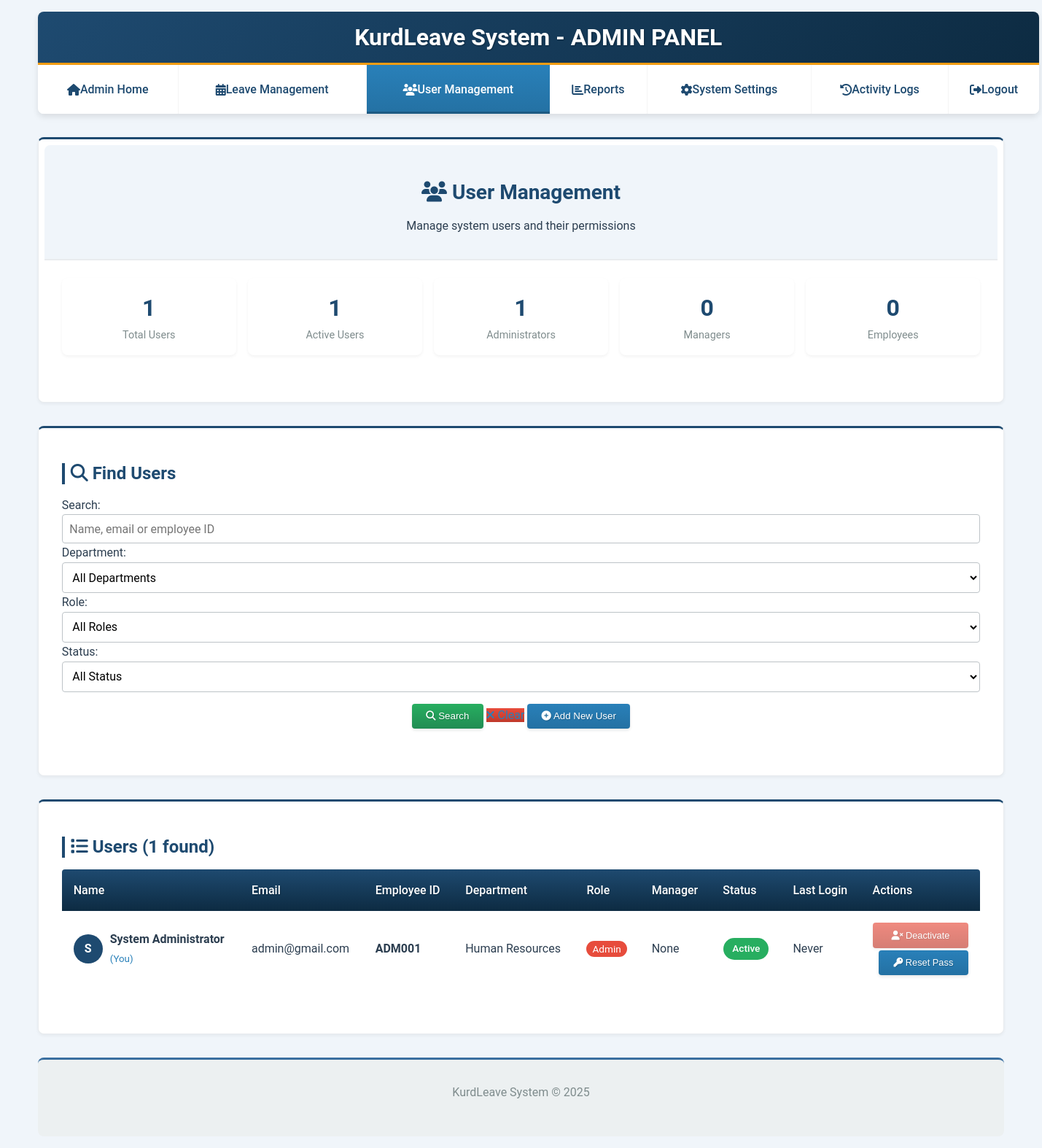
Screenshot of /admin/admin_users.php (signed in) with the database file from the repository.
### tables this page shows
CREATE TABLE users (
    id INT PRIMARY KEY AUTO_INCREMENT,
    employee_id VARCHAR(20) UNIQUE NOT NULL,  
    name VARCHAR(100) NOT NULL,               
    email VARCHAR(100) UNIQUE NOT NULL,       
    password VARCHAR(255) NOT NULL,
    phone VARCHAR(20),
    emergency_contact VARCHAR(100),
    emergency_phone VARCHAR(20),
    department_id INT,
    manager_id INT,
    role ENUM('admin', 'manager', 'employee') DEFAULT 'employee',
    join_date DATE,
    status ENUM('active', 'inactive', 'pending') DEFAULT 'active',
    last_login TIMESTAMP NULL,
    created_at TIMESTAMP DEFAULT CURRENT_TIMESTAMP,
    updated_at TIMESTAMP DEFAULT CURRENT_TIMESTAMP ON UPDATE CURRENT_TIMESTAMP,
    FOREIGN KEY (department_id) REFERENCES departments(id),
    FOREIGN KEY (manager_id) REFERENCES users(id)
);

CREATE TABLE departments (
    id INT PRIMARY KEY AUTO_INCREMENT,
    name VARCHAR(100) NOT NULL,            
    description TEXT,                      
    created_at TIMESTAMP DEFAULT CURRENT_TIMESTAMP
);

### php/database.php (called while the page is built, shortened)
<?php
class Database {
    private static $connection = null;
    public static function getConnection() {
        if (self::$connection === null) {
            try {
                $dsn = "mysql:host=" . DB_HOST . ";port=" . DB_PORT . ";dbname=" . DB_DATABASE . ";charset=utf8mb4";
                self::$connection = new PDO($dsn, DB_USERNAME, DB_PASSWORD, [
                    PDO::ATTR_ERRMODE => PDO::ERRMODE_EXCEPTION,
                    PDO::ATTR_DEFAULT_FETCH_MODE => PDO::FETCH_ASSOC,
                    PDO::ATTR_EMULATE_PREPARES => false,
                ]);
            } catch (PDOException $e) {
                if (APP_DEBUG === 'true') {
                    die("Database connection failed: " . $e->getMessage());
                } else {
                    die("Database connection failed. Please try again later.");
                }
            }
        }
        return self::$connection;
    }
    public static function query($sql, $params = []) {
        try {
            $stmt = self::getConnection()->prepare($sql);
            $stmt->execute($params);
            return $stmt;
        } catch (PDOException $e) {
            if (APP_DEBUG === 'true') {
                die("Query failed: " . $e->getMessage() . " SQL: " . $sql);
            } else {
                die("Database error. Please try again later.");
            }
        }
    }
    public static function fetch($sql, $params = []) {
        return self::query($sql, $params)->fetch();
    }
    public static function fetchAll($sql, $params = []) {
        return self::query($sql, $params)->fetchAll();
    }
}
function db_fetch($sql, $params = []) {
    return Database::fetch($sql, $params);
}
function db_fetch_all($sql, $params = []) {
    return Database::fetchAll($sql, $params);
}
?>

### admin/admin_users.php (the view, shortened to what this page needs)
<?php
$department_filter = $_GET['department'] ?? 'all';
$role_filter = $_GET['role'] ?? 'all';
$status_filter = $_GET['status'] ?? 'all';
$search = $_GET['search'] ?? '';
$where_conditions = ["1=1"];
$params = [];
$where_clause = implode(' AND ', $where_conditions);
$users = db_fetch_all("
    SELECT u.*, d.name as department_name, m.name as manager_name
    FROM users u
    LEFT JOIN departments d ON u.department_id = d.id
    LEFT JOIN users m ON u.manager_id = m.id
    WHERE {$where_clause}
    ORDER BY u.name
", $params);
$stats = [
    'total' => db_fetch("SELECT COUNT(*) as count FROM users")['count'],
    'active' => db_fetch("SELECT COUNT(*) as count FROM users WHERE status = 'active'")['count'],
    'admins' => db_fetch("SELECT COUNT(*) as count FROM users WHERE role = 'admin' AND status = 'active'")['count'],
    'managers' => db_fetch("SELECT COUNT(*) as count FROM users WHERE role = 'manager' AND status = 'active'")['count'],
    'employees' => db_fetch("SELECT COUNT(*) as count FROM users WHERE role = 'employee' AND status = 'active'")['count']
];
?>
<!DOCTYPE html>
<html lang="en">
<head>
  <link rel="stylesheet" href="../admincss/admin-styles.css">
  <link rel="stylesheet" href="https://cdnjs.cloudflare.com/ajax/libs/font-awesome/6.4.0/css/all.min.css">
</head>
<body>
  <div class="container">
    <table class="main-header">
      <tr>
        <td colspan="7">
          <h1>KurdLeave System - ADMIN PANEL</h1>
        </td>
      </tr>
      <tr>
        <td><a href="admin_dashboard.php"><i class="fas fa-home"></i> Admin Home</a></td>
        <td><a href="admin_leaves.php"><i class="fas fa-calendar-alt"></i> Leave Management</a></td>
        <td><b><a href="admin_users.php"><i class="fas fa-users"></i> User Management</a></b></td>
        <td><a href="admin_reports.php"><i class="fas fa-chart-bar"></i> Reports</a></td>
        <td><a href="admin_settings.php"><i class="fas fa-cog"></i> System Settings</a></td>
        <td><a href="admin_logs.php"><i class="fas fa-history"></i> Activity Logs</a></td>
        <td><a href="../user/logout.php"><i class="fas fa-sign-out-alt"></i> Logout</a></td>
      </tr>
    </table>
    <div class="content-panel">
      <div class="panel-heading text-center">
        <h2><i class="fas fa-users"></i> User Management</h2>
        <p>Manage system users and their permissions</p>
      </div>
      <div class="stats-container">
        <div class="stat-card">
          <div class="stat-value"><?php echo $stats['total']; ?></div>
          <div class="stat-label">Total Users</div>
        </div>
        <div class="stat-card">
          <div class="stat-value"><?php echo $stats['active']; ?></div>
          <div class="stat-label">Active Users</div>
        </div>
        <div class="stat-card">
          <div class="stat-value"><?php echo $stats['admins']; ?></div>
          <div class="stat-label">Administrators</div>
        </div>
        <div class="stat-card">
          <div class="stat-value"><?php echo $stats['managers']; ?></div>
          <div class="stat-label">Managers</div>
        </div>
        <div class="stat-card">
          <div class="stat-value"><?php echo $stats['employees']; ?></div>
          <div class="stat-label">Employees</div>
        </div>
      </div>
    </div>
    <div class="content-panel">
      <h3><i class="fas fa-search"></i> Find Users</h3>
      <form method="GET" action="" class="form-grid">
        <div>
          <label for="search">Search:</label>
          <input type="text" id="search" name="search" placeholder="Name, email or employee ID" value="<?php echo htmlspecialchars($search); ?>">
        </div>
        <div>
          <label for="department">Department:</label>
          <select id="department" name="department">
            <option value="all" <?php echo $department_filter === 'all' ? 'selected' : ''; ?>>All Departments</option>
          </select>
        </div>
        <div>
          <label for="role">Role:</label>
          <select id="role" name="role">
            <option value="all" <?php echo $role_filter === 'all' ? 'selected' : ''; ?>>All Roles</option>
          </select>
        </div>
        <div>
          <label for="status">Status:</label>
          <select id="status" name="status">
            <option value="all" <?php echo $status_filter === 'all' ? 'selected' : ''; ?>>All Status</option>
          </select>
        </div>
        <div class="grid-span-2 text-center mt-2">
          <button type="submit" class="btn-success"><i class="fas fa-search"></i> Search</button>
          <a href="admin_users.php" class="btn-danger"><i class="fas fa-times"></i> Clear</a>
          <button type="button" onclick="showCreateUserModal()" class="btn"><i class="fas fa-plus-circle"></i> Add New User</button>
        </div>
      </form>
    </div>
    <div class="content-panel">
      <h3><i class="fas fa-list"></i> Users (<?php echo count($users); ?> found)</h3>
      <?php if (empty($users)): ?>
        <div class="alert alert-info">
          <i class="fas fa-info-circle"></i> No users found matching your criteria.
        </div>
      <?php else: ?>
        <div class="table-responsive">
          <table class="data-table">
            <thead>
              <tr>
                <th>Name</th>
                <th>Email</th>
                <th>Employee ID</th>
                <th>Department</th>
                <th>Role</th>
                <th>Manager</th>
                <th>Status</th>
                <th>Last Login</th>
                <th>Actions</th>
              </tr>
            </thead>
            <tbody>
              <?php foreach ($users as $user): ?>
                <tr>
                  <td>
                    <div style="display: flex; align-items: center; gap: 10px;">
                      <div style="
                        width: 40px; height: 40px;
                        background-color: var(--primary-color);
                        color: white;
                        border-radius: 50%;
                        display: flex;
                        align-items: center;
                        justify-content: center;
                        font-weight: bold;
                      ">
                        <?php echo strtoupper(substr($user['name'], 0, 1)); ?>
                      </div>
                      <div>
                        <strong><?php echo htmlspecialchars($user['name']); ?></strong>
                        <?php if ($user['id'] == $_SESSION['user_id']): ?>
                          <br><small style="color: var(--info-color);">(You)</small>
                        <?php endif; ?>
                      </div>
                    </div>
                  </td>
                  <td><?php echo htmlspecialchars($user['email']); ?></td>
                  <td><strong><?php echo htmlspecialchars($user['employee_id']); ?></strong></td>
                  <td><?php echo htmlspecialchars($user['department_name'] ?? 'Not assigned'); ?></td>
                  <td>
                    <span style="
                      padding: 3px 8px;
                      border-radius: 12px;
                      font-size: 0.85rem;
                      background-color: <?php echo $user['role'] === 'admin' ? 'var(--danger-color-light)' : ($user['role'] === 'manager' ? 'var(--warning-color-light)' : 'var(--info-color-light)'); ?>;
                      color: white;
                    ">
                      <?php echo ucfirst($user['role']); ?>
                    </span>
                  </td>
                  <td><?php echo htmlspecialchars($user['manager_name'] ?? 'None'); ?></td>
                  <td class="text-center">
                    <span class="status status-<?php echo $user['status'] === 'active' ? 'approved' : ($user['status'] === 'pending' ? 'pending' : 'rejected'); ?>">
                      <?php echo ucfirst($user['status']); ?>
                    </span>
                  </td>
                  <td>
                    <?php if ($user['last_login']): ?>
                      <?php echo format_datetime($user['last_login'], 'M j, Y'); ?><br>
                      <small><?php echo format_datetime($user['last_login'], 'H:i'); ?></small>
                    <?php else: ?>
                      <span class="text-muted">Never</span>
                    <?php endif; ?>
                  </td>
                  <td class="text-center">
                    <div style="display: flex; flex-direction: column; gap: 3px;">
                      <?php if ($user['status'] === 'active'): ?>
                        <button onclick="userAction(<?php echo $user['id']; ?>, 'deactivate')"
                                class="btn btn-sm btn-danger"
                                style="font-size: 0.8rem;"
                                <?php echo $user['id'] == $_SESSION['user_id'] ? 'disabled title="Cannot deactivate yourself"' : ''; ?>>
                          <i class="fas fa-user-times"></i> Deactivate
                        </button>
                      <?php endif; ?>
                      <button onclick="userAction(<?php echo $user['id']; ?>, 'reset_password')"
                              class="btn btn-sm"
                              style="font-size: 0.8rem;">
                        <i class="fas fa-key"></i> Reset Pass
                      </button>
                    </div>
                  </td>
                </tr>
              <?php endforeach; ?>
            </tbody>
          </table>
        </div>
      <?php endif; ?>
    </div>
    <div class="footer">
      <p>KurdLeave System &copy; 2025</p>
    </div>
  </div>
</body>
</html>

### rows the page displays
users: name "S", name "System Administrator", shows "(You)", email "admin@gmail.com", employee "ADM001", department.name "Human Resources", role "Admin", manager_name "None", status "Active", shows "Never"

### other values shown
$stats['total'] "1"
$stats['active'] "1"
$stats['admins'] "1"
$stats['managers'] "0"
$stats['employees'] "0"
count($users) "1"
